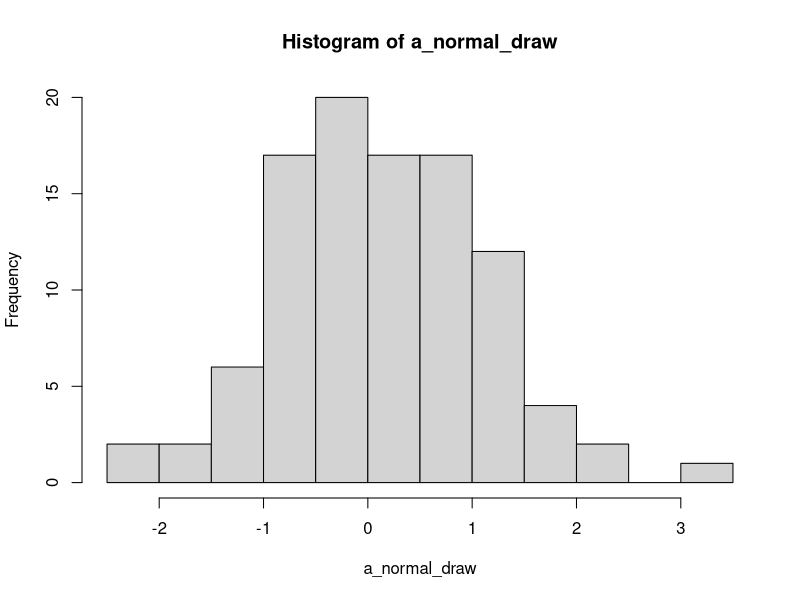

The R source for this figure:
## ---- chunk 1
knitr::opts_chunk$set(echo = TRUE)
## ---- chunk 2
assay <- read.table("data/assay.txt", header = TRUE)
## ---- chunk 3
#SOPHIES CODE
## ---- chunk 4
summary(assay)
## ---- chunk 5
head(assay)
## ---- chunk 6
dim(assay) # shows the dimensions of matrices and data frames
ncol(assay) # number of columns
colnames(assay) # column (variable) names
length(assay$OD) # shows the length of vectors
## ---- chunk 7
some_numbers <- head(assay$CFU)
sum(some_numbers) # Sum the values of a numeric vector
sqrt(some_numbers) # square root of each value
sum(some_numbers)/length(some_numbers) # compute the mean "manually"
mean(some_numbers) # compute the mean using a specific function
median(some_numbers)
sd(some_numbers) # compute the standard deviation
min(some_numbers) # find the minimum
## ---- chunk 8
vector_mutiplication <- assay$CFU * assay$OD
assay$new_column <- vector_mutiplication # add as a column
assay[['new_column']] <- vector_mutiplication # equivalent
summary(assay) 
## ---- chunk 9
my_data_frame <- assay # we just copy the df not to overwrite it
my_data_frame$CFU <- my_data_frame$CFU*1000
my_data_frame$OD <- my_data_frame$OD*1000
my_data_frame$new_column <- my_data_frame$new_column*1000
## ---- chunk 10
for (i in c('OD', 'CFU', 'new_column')) { # define what to iterate on
  my_data_frame[[i]] <- my_data_frame[[i]]*1000
}
summary(my_data_frame)
## ---- chunk 11
slice_area <- (pi*(14/2)^2)/4
slice_area_formatted <- round(slice_area, 2)
paste('The slice of a 14 inches pizza cut in 8 will have a surface of', slice_area_formatted, "square inches.")
## ---- chunk 12
paste('The slice of a 14 inches pizza cut in 8 will have a surface of', round((pi*(14/2)^2)/4, 2), "square inches.")
## ---- chunk 13
a_vector_of_values <- runif(n = 10, min = 0, max = 100)
a_vector_of_values
sort(a_vector_of_values)
## ---- chunk 14
a_normal_draw <- rnorm(n = 100, mean = 0, sd = 1)
head(a_normal_draw)
hist(a_normal_draw)
## ---- chunk 15
# install.packages('tidyverse') # super-package that includes ggplot
# install.packages('openxlsx') # to parse excel files
## ---- chunk 16
library(openxlsx)
tomato <- read.xlsx('data/Rocio_tomato.xlsx')
str(tomato)

## ---- chunk 17
tomato$Treatement <- as.factor(tomato$Treatement)
tomato$Infection <- as.factor(tomato$Infection)
tomato$rep <- as.factor(tomato$rep)
summary(tomato)
## ---- chunk 18
library(tidyverse)
library(magrittr)

tomato <- tomato %>% 
  mutate(Treatement = as.factor(Treatement),
         Infection = as.factor(Infection),
         rep = as.factor(rep))
summary(tomato)
## ---- chunk 19

tomato <- read.xlsx('data/Rocio_tomato_infection.xlsx') %>% 
  rename(Treatment = Treatement) %>% 
  mutate(
    Treatment = as.factor(Treatment), 
    rep = as.factor(rep),
    prop_chlorosis = 100*chlorotic.area/total.area,
    Infection = as.factor(
      case_when(
        Infection == "pathogn" ~ "pathogen",
        TRUE ~ Infection
        ))
    )

summary(tomato)
dim(tomato)
## ---- chunk 20

